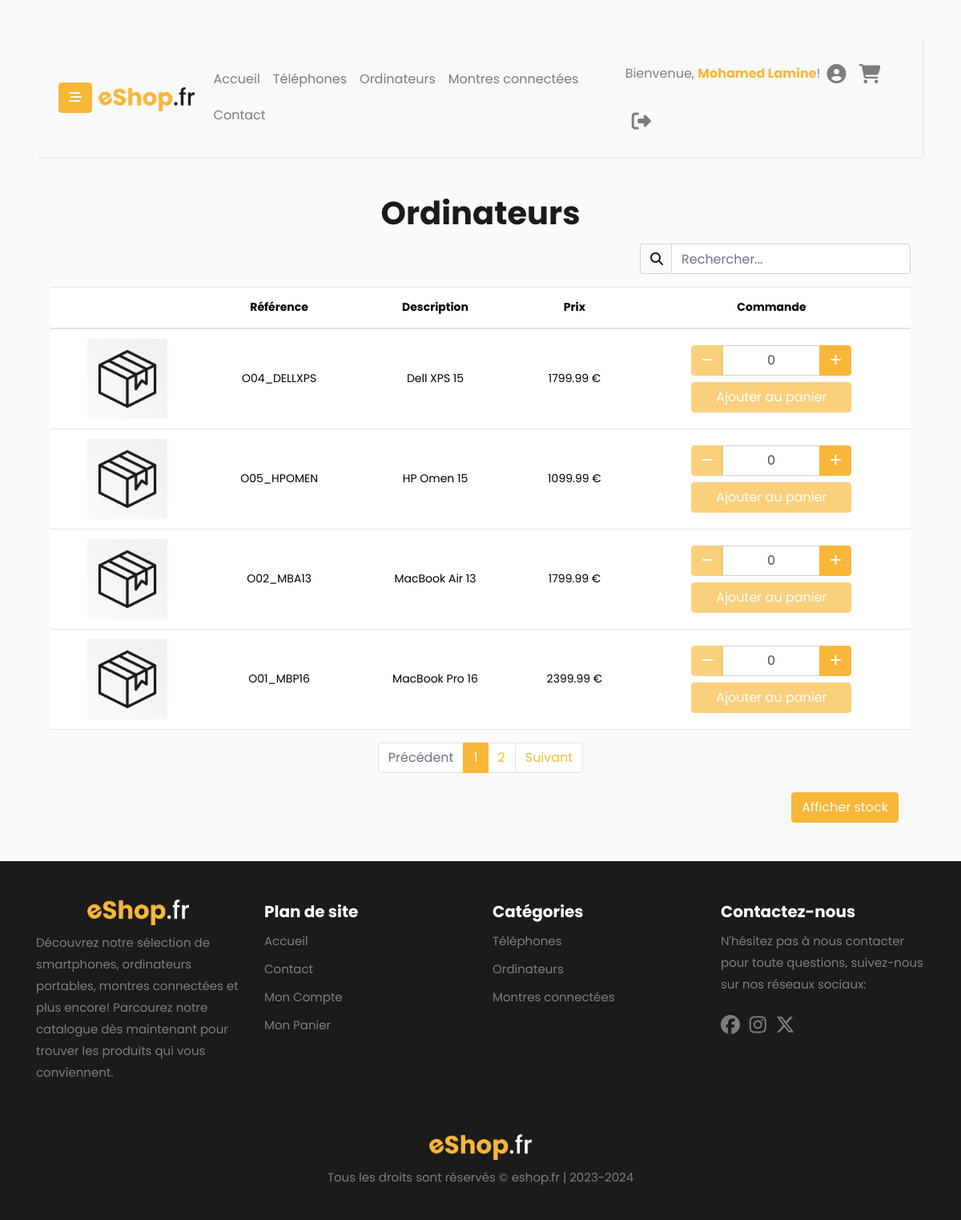
/produits.php?cat=Ordinateurs (signed in), run on the app's committed database.
### tables this page shows
CREATE TABLE IF NOT EXISTS categorie (
    id INT AUTO_INCREMENT PRIMARY KEY,
    libelle VARCHAR(255) NOT NULL
);

CREATE TABLE IF NOT EXISTS users (
    id INT AUTO_INCREMENT PRIMARY KEY,
    nom VARCHAR(255) NOT NULL,
    prenom VARCHAR(255) NOT NULL,
    email VARCHAR(191) UNIQUE NOT NULL,
    mdp VARCHAR(255) NOT NULL,
    genre CHAR(1) NOT NULL,
    date_naissance DATE NOT NULL,
    metier_id INT,
    verification_token VARCHAR(255),
    verification_date DATETIME,
    role ENUM('admin', 'user') NOT NULL,
    FOREIGN KEY (metier_id) REFERENCES metier(id)
);

CREATE TABLE IF NOT EXISTS produits (
    id INT AUTO_INCREMENT PRIMARY KEY,
    photo VARCHAR(255),
    reference VARCHAR(255) NOT NULL,
    description TEXT,
    prix DECIMAL(10, 2) NOT NULL,
    stock INT NOT NULL,
    categorie_id INT,
    FOREIGN KEY (categorie_id) REFERENCES categorie(id)
);

### produits.php (the view, shortened to what this page needs)
<?php
include 'php/header.php';
include 'php/bddData.php';
if(isset($_GET['cat'])) {
    $category = urldecode($_GET['cat']);
    $sql = "SELECT * FROM produits WHERE categorie_id IN (SELECT id FROM categorie WHERE libelle = ?) AND stock > 0 ORDER BY description";
    $stmt = $conn->prepare($sql);
    $stmt->bind_param("s", $category);
    $stmt->execute();
    $result = $stmt->get_result();
    if ($result->num_rows > 0) {
        $products = array();
        while ($row = $result->fetch_assoc()) {
            $products[] = $row;
        }
    } else {
        $est_vide=true;
    }
} else {
    echo "<script>window.location.href='index.php';</script>";
    exit();
}
?>
<div class="container">
    <h1 class="text-center font-weight-bold mb-2"><?php echo $category; ?></h1>
    <div class="row mb-3 justify-content-end">
        <div class="col-md-4">
            <div class="input-group">
                <div class="input-group-prepend">
                    <span class="input-group-text"><i class="fa fa-search"></i></span>
                </div>
                <input type="text" class="form-control" id="searchInput" placeholder="Rechercher...">
            </div>
        </div>
    </div>
    <div>
        <table class="table table-hover" id="productTable">
            <thead>
                <tr>
                    <th class="text-center" scope="col"></th>
                    <th class="text-center" scope="col">Référence</th>
                    <th class="text-center" scope="col">Description</th>
                    <th class="text-center" scope="col">Prix</th>
                    <th class="text-center" scope="col">Commande</th>
                </tr>
            </thead>
            <tbody>
                <?php
                foreach ($products as $product) : ?>
                    <tr>
                        <th class="align-middle text-center">
                            <div class="h-10"><img class="zoomable-image" src="img/produits/<?php echo $product['id']; ?>.jpg" height="100px" onerror="this.onerror=null; this.src='img/product.jpg';" alt=""></div>
                        </th>
                        <td class="align-middle text-center"><?php echo $product['reference']; ?></td>
                        <td class="align-middle text-center"><?php echo $product['description']; ?></td>
                        <td class="align-middle text-center"><?php echo $product['prix']." €"; ?></td>
                        <td class="align-middle text-center">
                            <form method="post" action="php/add_to_cart.php">
                                <div class="input-group-wrapper">
                                    <div class="input-group inline-group">
                                        <div class="input-group-prepend">
                                            <button disabled type="button" class="btn btn-primary btn-minus">
                                                <i class="fa fa-minus"></i>
                                            </button>
                                        </div>
                                        <input class="form-control quantity text-center" min="0" name="quantity" value="0" type="number">
                                        <div class="input-group-append">
                                            <button type="button" class="btn btn-primary btn-plus">
                                                <i class="fa fa-plus"></i>
                                            </button>
                                        </div>
                                    </div>
                                    <button disabled class="btn btn-primary btn-add-to-cart mt-2" type="submit">Ajouter au panier</button>
                                </div>
                            </form>
                        </td>
                    </tr>
                <?php endforeach; ?>
            </tbody>
        </table>
    </div>
    <nav aria-label="Page navigation" id="pagination">
        <ul class="pagination justify-content-center">
        </ul>
    </nav>
    <div class="container">
        <div class="row">
            <div class="col-md-12 bg-light text-right">
                <button id="btn-cacher-stock" class="btn-primary btn mt-2">Afficher stock</button>
            </div>
        </div>
    </div>
</div>
</div>
</div>
<?php include 'php/footer.php'; ?>

### php/header.php (shortened to what this page needs)
<?php
include "php/bddData.php";
if (isset($_SESSION["user_id"])) {
    $user_id = $_SESSION["user_id"];
    $sql = "SELECT * FROM users WHERE id = $user_id";
    $result = $conn->query($sql);
    if ($result->num_rows > 0) {
        $row = $result->fetch_assoc();
        $prenom = $row["prenom"];
    } else {
        echo "Aucun utilisateur trouvé";
    }
}
$categories = [];
$sql_categories = "SELECT * FROM categorie";
$result_categories = $conn->query($sql_categories);
if ($result_categories->num_rows > 0) {
    while ($row_category = $result_categories->fetch_assoc()) {
        $category = $row_category["libelle"];
        $categories[$category] = [];
    }
}
?>
<!DOCTYPE html>
<html lang="en">
<head>
    <link rel="stylesheet" href="https://cdnjs.cloudflare.com/ajax/libs/font-awesome/6.5.2/css/all.min.css">
    <link rel="stylesheet" href="css/bootstrap.min.css">
    <link rel="stylesheet" href="css/style.css">
</head>
<body>
<div class="wrapper d-flex align-items-stretch">
    <div id="content" class="p-4 p-md-5">
        <nav class="navbar navbar-expand-lg navbar-light bg-light">
            <div class="container-fluid">
                <button type="button" id="sidebarCollapse" class="btn btn-primary">
                    <i class="fa fa-bars-staggered"></i>
                </button>
                <a class="navbar-brand" href="index.php">
                    <img src="img/logo.png" class="ml-2" height="30" alt="">
                </a>
                <div class="collapse navbar-collapse justify-content-center" id="navbarSupportedContent">
                    <ul class="nav navbar-nav">
                        <?php
                        if((isset($_SESSION["user_role"]) && $_SESSION['user_role'] == "admin")){
                            echo "<a class='nav-link' href='admin.php'>Accueil</a>";
                            echo "<a class='nav-link' href='produits_edit.php'>Produits & Catégories</a>";
                            echo "<a class='nav-link' href='profile.php'>Mon profil</a>";
                        }
                        else{
                            echo "<a class='nav-link' href='index.php'>Accueil</a>";
                            foreach ($categories as $category => $products) {
                                $encodedCategory = urlencode($category);
                                echo '<li class="nav-item">';
                                echo '<a class="nav-link" href="produits.php?cat=' .
                                    $encodedCategory .
                                    '">' .
                                    $category .
                                    "</a>";
                                echo "</li>";
                            }
                            echo "<li class='nav-item'><a class='nav-link' href='contact.php'>Contact</a></li>";
                        }
                        ?>
                    </ul>
                </div>
                <ul class="nav navbar-nav align-items-center">
                    <div class="align-middle">
                        <?php if (isset($_SESSION["user_id"])) {
                            echo "<p class='mb-0'> Bienvenue, <a href='profile.php'><b>" .
                                $prenom .
                                "</b></a>!</p>";
                        } ?>
                    </div>
                    <li class="nav-item">
                        <a class="nav-link nav-link-icon" href="profile.php">
                            <?php
                                if (isset($_SESSION["user_id"])) {
                                    $userImagePath = "img/users/{$_SESSION["user_id"]}.jpg";
                                    if (file_exists($userImagePath)) {
                                        echo "<img class='logo rounded-circle' src='$userImagePath' height='30px' width='30px' alt=''>";
                                    } else {
                                        echo "<i class='fa fa-user-circle'></i>";
                                    }
                                } else {
                                    echo "<i class='fa fa-user-circle'></i>";
                                        }
                            ?>
                        </a>
                    </li>
                    <?php
                        if(!(isset($_SESSION["user_role"]) && $_SESSION['user_role'] == "admin")){
                            echo "<li class='nav-item'><a class='nav-link nav-link-icon' href='panier.php'><i class='fa fa-cart-shopping'></i></a></li>";
                        }
                        if (isset($_SESSION["user_id"])) {
                            echo "<li class='nav-item'><a class='nav-link nav-link-icon' onclick='confirmLogout()' href='#'><i class='fa-solid fa-right-from-bracket'></i></a></li>";
                        }
                    ?>
                </ul>
            </div>
        </nav>

### data on the page
categorie: libelle "Montres connectées"
users: prenom "Mohamed Lamine"
produits: reference "O04_DELLXPS", description "Dell XPS 15", prix "1799.99"
produits: reference "O05_HPOMEN", description "HP Omen 15", prix "1099.99"
produits: reference "O02_MBA13", description "MacBook Air 13", prix "1799.99"
produits: reference "O01_MBP16", description "MacBook Pro 16", prix "2399.99"

### other printed values
$category "Téléphones"
$category "Ordinateurs"
$category "Montres connectées"
